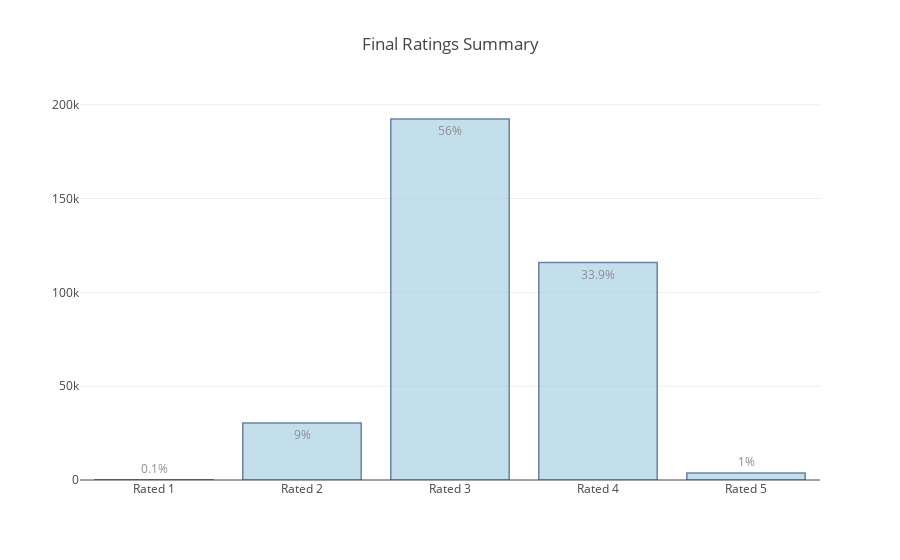

The cell this chart's notebook holds for it:
### Code cell
import plotly.plotly as py
import plotly.graph_objs as go

init_notebook_mode(connected=True)

trace0 = go.Bar(
    x=[ 'Rated 1', 'Rated 2', 'Rated 3', 'Rated 4', 'Rated 5' ],
    y=[ 184, 30316, 192413,115919,3672],
    text=['0.1%', '9%', '56%' ,'33.9%','1%'],
    marker=dict(
        color='rgb(158,202,225)',
        line=dict(
            color='rgb(8,48,107)',
            width=1.5,
        )
    ),
    opacity=0.6
)

data = [trace0]
layout = go.Layout(
    title='Final Ratings Summary',
)
summary2 = go.Figure(data=data, layout=layout)
#py.iplot(summary2, filename='Summary_after')
iplot(summary2)

### Figure 1 — Plotly figure (JSON) as saved in the notebook; plotly's stock layout.template omitted (floating-point values rounded to 4 significant figures)
{"data": [{"marker": {"color": "rgb(158,202,225)", "line": {"color": "rgb(8,48,107)", "width": 1.5}}, "opacity": 0.6, "text": ["0.1%", "9%", "56%", "33.9%", "1%"], "type": "bar", "x": ["Rated 1", "Rated 2", "Rated 3", "Rated 4", "Rated 5"], "y": [184, 30316, 192413, 115919, 3672]}], "layout": {"title": "Final Ratings Summary"}}
